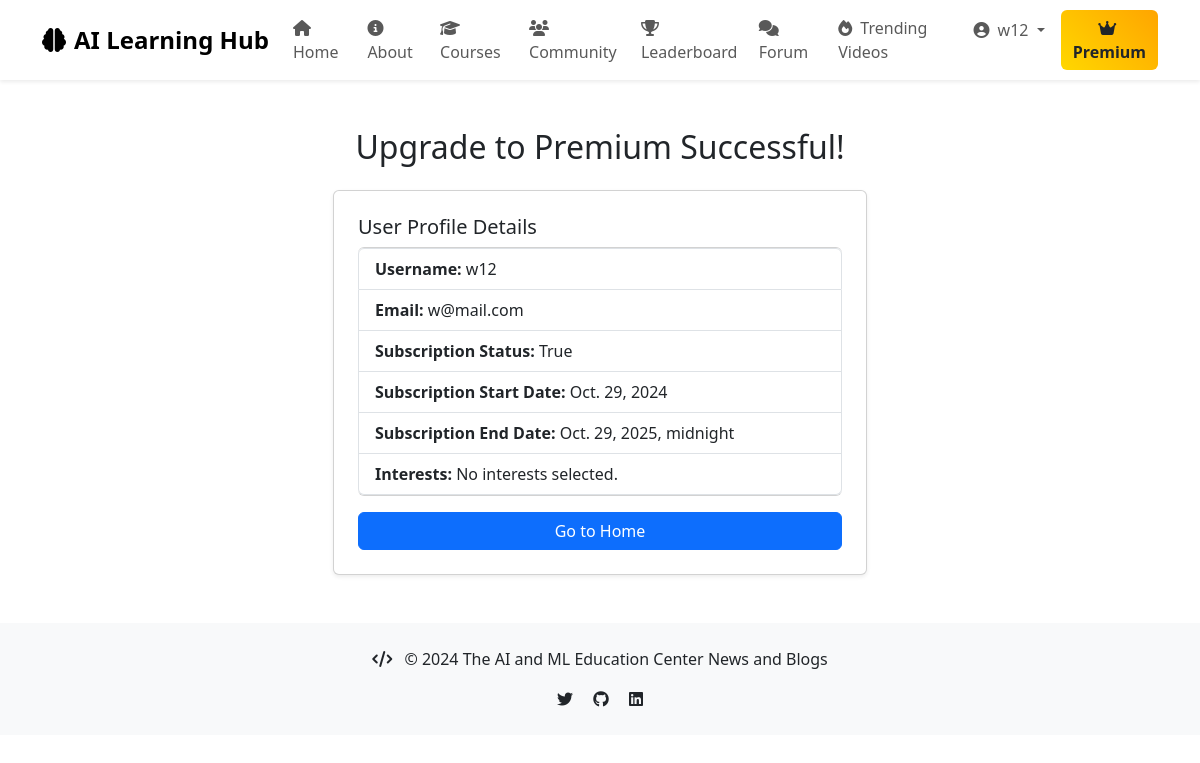
The app's page /upgrade_success/ (signed in) with its own data.
### apps/models.py (models this page shows, shortened)
class UserProfile(models.Model):
    user = models.OneToOneField(User, on_delete=models.CASCADE)
    is_premium = models.BooleanField(default=False)
    subscription_end_date = models.DateTimeField(null=True, blank=True)
    ROLE_CHOICES = [
        ('anonymous', 'Anonymous User'),
        ('free', 'Registered User (Free)'),
        ('premium', 'Premium User'),
    ]
    role = models.CharField(
        max_length=20, choices=ROLE_CHOICES, default='free')
    subscription_status = models.BooleanField(default=False)
    subscription_start_date = models.DateField(null=True, blank=True)
    interests = models.ManyToManyField(
        Interest, related_name='user_profiles', blank=True)
    points = models.IntegerField(default=0)
    def has_premium_access(self):
        return self.subscription_status

### apps/views.py (the view)
# urls.py: path('upgrade_success/', views.upgrade_success, name='upgrade_success'),
@login_required
def upgrade_success(request):
    user_profile = UserProfile.objects.get(user=request.user)
    return render(request, 'upgrade_success.html', {'user_profile': user_profile})

### apps/templates/upgrade_success.html (shortened to what this page needs)
{% extends 'base.html' %}
{% block content %}
<div class="container mt-5">
    <div class="row justify-content-center">
        <div class="col-md-6">
            <h2 class="text-center mb-4">Upgrade to Premium Successful!</h2>
            <div class="card shadow-sm p-4">
                <h5>User Profile Details</h5>
                <ul class="list-group mb-3">
                    <li class="list-group-item"><strong>Username:</strong> {{ user_profile.user.username }}</li>
                    <li class="list-group-item"><strong>Email:</strong> {{ user_profile.user.email }}</li>
                    <li class="list-group-item"><strong>Subscription Status:</strong> {{ user_profile.subscription_status }}</li>
                    <li class="list-group-item"><strong>Subscription Start Date:</strong> {{ user_profile.subscription_start_date }}</li>
                    <li class="list-group-item"><strong>Subscription End Date:</strong> {{ user_profile.subscription_end_date }}</li>
                    <li class="list-group-item"><strong>Interests:</strong>
                        {% if user_profile.interests.all %}
                            {{ user_profile.interests.all|join:", " }}
                        {% else %}
                            No interests selected.
                        {% endif %}
                    </li>
                </ul>
                <a href="{% url 'blog:home' %}" class="btn btn-primary">Go to Home</a>
            </div>
        </div>
    </div>
</div>
{% endblock %}

### apps/templates/base.html (shortened to what this page needs)
<!DOCTYPE html>
<html lang="en">
<head>
    <link href="https://cdn.jsdelivr.net/npm/bootstrap@5.3.0/dist/css/bootstrap.min.css" rel="stylesheet">
    <link href="https://cdnjs.cloudflare.com/ajax/libs/font-awesome/6.4.0/css/all.min.css" rel="stylesheet">
</head>
<body>
<nav class="navbar navbar-expand-lg navbar-light bg-white">
    <div class="container">
        <a class="navbar-brand" href="/">
            <i class="fas fa-brain me-2"></i>AI Learning Hub
        </a>
        <div class="collapse navbar-collapse" id="navbarNav">
            <ul class="navbar-nav me-auto mb-2 mb-lg-0">
                <li class="nav-item">
                    <a class="nav-link {% if request.path == '/' %}active{% endif %}" href="/">
                        <i class="fas fa-home me-1"></i> Home
                    </a>
                </li>
                <li class="nav-item">
                    <a class="nav-link {% if request.path == '/about/' %}active{% endif %}" href="/about/">
                        <i class="fas fa-info-circle me-1"></i> About
                    </a>
                </li>
                <li class="nav-item">
                    <a class="nav-link {% if request.path == '/courses/' %}active{% endif %}" href="/courses/">
                        <i class="fas fa-graduation-cap me-1"></i> Courses
                    </a>
                </li>
                <li class="nav-item">
                    <a class="nav-link {% if request.path == '/blog/' %}active{% endif %}" href="/blog/">
                        <i class="fas fa-users me-1"></i> Community
                    </a>
                </li>
                <li class="nav-item">
                    <a class="nav-link {% if request.path == '/leaderboard/' %}active{% endif %}" href="{% url 'blog:leaderboard' %}">
                        <i class="fas fa-trophy me-1"></i> Leaderboard
                    </a>
                </li>
                <li class="nav-item">
                    <a class="nav-link {% if request.path == '/forum/' %}active{% endif %}" href="{% url 'blog:forum_list' %}">
                        <i class="fas fa-comments me-1"></i> Forum
                    </a>
                </li>
                <li class="nav-item">
                    <a class="nav-link {% if request.path == '/trending-videos/' %}active{% endif %}" href="{% url 'blog:trending_videos' %}">
                        <i class="fas fa-fire me-1"></i> Trending Videos
                    </a>
                </li>
            </ul>
            <ul class="navbar-nav ms-auto">
                {% if user.is_authenticated %}
                    <li class="nav-item dropdown">
                        <a class="nav-link dropdown-toggle" href="#" id="navbarDropdown" role="button"
                           data-bs-toggle="dropdown" aria-expanded="false">
                            <i class="fas fa-user-circle me-1"></i> {{ user.username }}
                        </a>
                    </li>
                    {% if user.userprofile.has_premium_access %}
                        <li class="nav-item ms-lg-2 mt-2 mt-lg-0">
                            <span class="btn premium-badge">
                                <i class="fas fa-crown me-1"></i> Premium
                            </span>
                        </li>
                    {% else %}
                        <li class="nav-item ms-lg-2 mt-2 mt-lg-0">
                            <a href="{% url 'blog:upgrade_to_premium' %}" class="btn upgrade-btn text-white">
                                <i class="fas fa-star me-1"></i> Upgrade to Premium
                            </a>
                        </li>
                    {% endif %}
                {% else %}
                    <li class="nav-item mt-2 mt-lg-0">
                        <a href="{% url 'blog:register' %}" class="btn btn-primary">
                            <i class="fas fa-user-plus me-1"></i> Register
                        </a>
                    </li>
                {% endif %}
            </ul>
        </div>
    </div>
</nav>
<main class="container mt-4">
    {% block content %}{% endblock %}
</main>
<footer class="bg-light text-center p-4 mt-5">
    <div class="container">
        <div class="row">
            <div class="col-12">
                <p class="mb-0">
                    <i class="fas fa-code me-2"></i>
                    &copy; {% now "Y" %} The AI and ML Education Center News and Blogs
                </p>
                <div class="mt-3">
                    <a href="#" class="text-decoration-none text-dark mx-2">
                        <i class="fab fa-twitter"></i>
                    </a>
                    <a href="#" class="text-decoration-none text-dark mx-2">
                        <i class="fab fa-github"></i>
                    </a>
                    <a href="#" class="text-decoration-none text-dark mx-2">
                        <i class="fab fa-linkedin"></i>
                    </a>
                </div>
            </div>
        </div>
    </div>
</footer>
</body>
</html>

### apps/templates/base.html (style rules this page uses)
.navbar { box-shadow: 0 2px 4px rgba(0,0,0,.08); }
.navbar-brand { font-weight: 600; font-size: 1.5rem; }
.nav-link { font-weight: 500; transition: color 0.3s ease; }
.premium-badge { background: linear-gradient(45deg, #FFD700, #FFA500); border: none; font-weight: 600; }

### records on screen
UserProfile: user.username "w12", user.email "w@mail.com", subscription_status "True", subscription_start_date "Oct. 29, 2024", subscription_end_date "Oct. 29, 2025, midnight"

### other values on screen
{{ user.username }} "w12"
